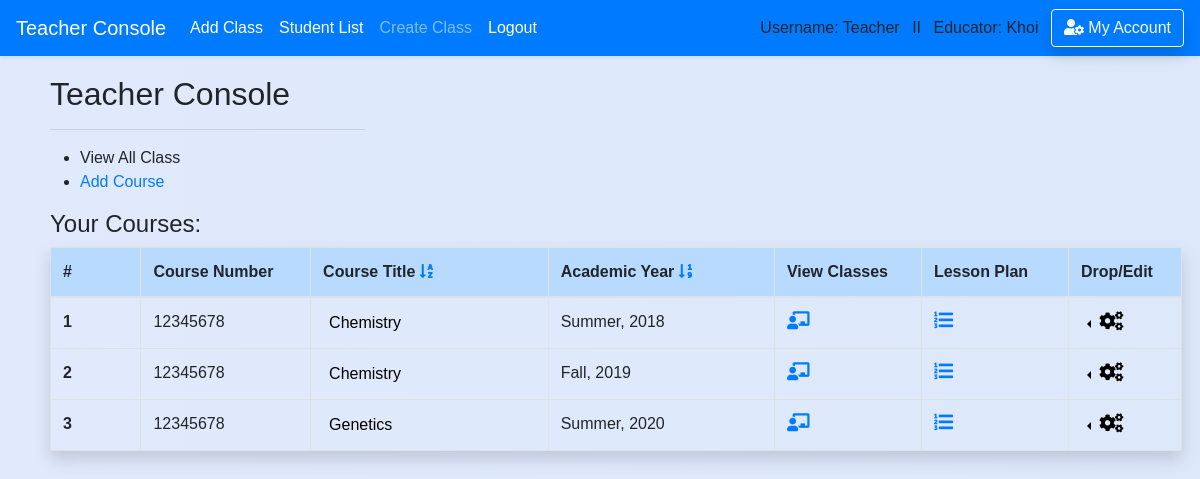
Before: /teacher/1/ (signed in) with the older database file.
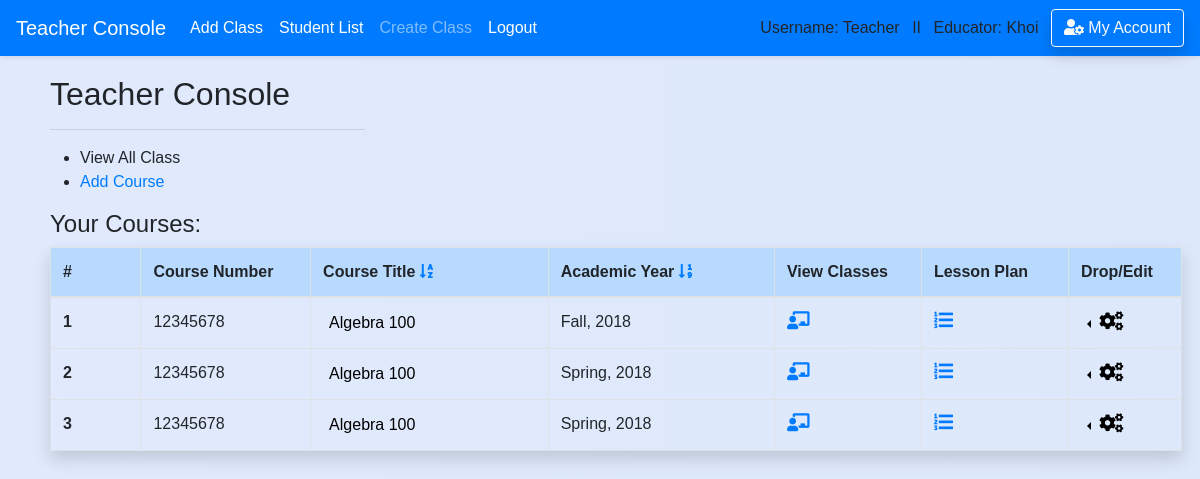
After: the same page with the newer database file.
### school_app/models.py (models this page shows)
class Course(models.Model):
    course_number = models.CharField(max_length=20,default='12345678')
    abbreviated_title = models.CharField(max_length=150,default='')
    course_title = models.CharField(max_length=250,default='') #,unique=True)
    maximum_credit = models.CharField(max_length=10,default='')
    semester = models.CharField(max_length=50,default='')
    year = models.CharField(max_length=4,default='')
    teacher_name = models.CharField(max_length=50,default='')
    description = models.CharField(max_length=450,default='')
    is_archive = models.BooleanField(default=False)
    department = models.ForeignKey('Department',blank=True, null=True, on_delete = models.SET_NULL, related_name='belong_in_department')
    teacher = models.ForeignKey('Teacher',blank=True, null=True, on_delete = models.SET_NULL, related_name='course_by_teacher')
    create_date = models.DateField(auto_now_add=True , blank=True,null=True,)

### school_app/views_logged.py (the view)
# urls.py: path('teacher',views_logged.teacher, name='teacher'),
def teacher(request,sort=None):
    if is_login(request) == False: # Check for login/ add message 'please login'
        return redirect('/login')
    if is_teacher(request) == False:
        return redirect('/')
    if sort ==1:# Below return a sorted list
        course_sorted = sorted(request.user.teacher.course_by_teacher.all(),key=attrgetter('year','semester'))
        return render(request,'teacher/teacher_homepage.html',{'course_sorted':course_sorted})
    course_sorted = sorted(request.user.teacher.course_by_teacher.filter(is_archive=False),key=attrgetter('course_title','semester','year'))
    return render(request,'teacher/teacher_homepage.html',{'course_sorted':course_sorted})

### school_app/views_functions.py (called while the page is built)
def is_login(request):
    if not request.user.is_authenticated:
        messages.warning(request, "Please Login or Create an Account.")
        return False
    return True

def is_teacher(request):
    if request.user.profile.is_teacher == False:
        messages.warning(request, "You don't have Instructor's Privilege!")
        return False
    return True

### school_app/templates/teacher/teacher_homepage.html (shortened to what this page needs)
{% extends 'base.html' %}
{% block content %}
<div class='content '>
        <h2 style='padding-left: 0px'>Teacher Console</h2>
        <hr style="text-align:left;margin-left:0;width:315px;height:0px;padding: 0px"/>
        <div class='row mr-2'>
          <div class='col-md-6'>
            <ul>
              <li>View All Class</li>
              <li><a href='/teacher/add_course'>Add Course</a></li>
            </ul>
          </div>
          <div class='col-md-6'>
          </div>
        </div>
        {% if request.user.teacher.course_by_teacher.all.count > 0 %}
          <h4>Your Courses:</h4>
          <div class="mr-2">
          <table class=" table  table-hover table-bordered shadow">
            <thead class='table-primary'>
            <tr>
              <th scope="col" style="width: 8%">#</th>
              <th scope="col" style="width: 15%">Course Number</th>
              <th scope="col">Course Title
                <a href='{% url "teacher" %}'><i class="fas fa-sort-alpha-down"></i></a></a>
              </th>
              <th scope="col" style="width: 20%">Academic Year
                <a href='{% url "teacher_sort" sort=1 %}'><i class="fas fa-sort-numeric-down"></i></a></a>
              </th>
              <th scope="col" style="width: 13%">View Classes</th>
              <th scope="col" style="width: 13%">Lesson Plan</th>
              <th scope="col" style="width: 10%">Drop/Edit</th>
            </tr>
            </thead>
            <tbody>
        {% for course in course_sorted %}
            <tr>
              <th scope="row">{{ forloop.counter }}</th>
              <td>{{ course.course_number }}</td>
              <td>
                <div class="dropright">
                <button style='border:none; background:none;cursor:pointer; cursor:hand;outline:none' type="button" id="" data-toggle="dropdown" aria-haspopup="true" aria-expanded="false">
                  {{ course.course_title }}
                </button>
                </div>
              </td>
              <td>{{ course.semester }}, {{ course.year }}</td>
              <td>
                <a href='{% url "classroom_view" course_id=course.id %}'><i class="fas fa-chalkboard-teacher"style='font-size:18px'></i></a></a>
              </td>
              <td>
                <a href='{% url "view_lesson_plan" course_id=course.id %}'><i class="fas fa-list-ol" style='font-size:19px'></i></a>
              </td>
              <td>
                <div class="dropleft">
                <button class='dropdown-toggle' style='border:none; background:none;cursor:pointer; cursor:hand;outline:none' type="button" id="" data-toggle="dropdown" aria-haspopup="true" aria-expanded="false">
                  <i class="fas fa-cogs " style='font-size:19px'></i>
                </button>
              </div>
              </td>
            </tr>
        {% endfor %}
            </tbody>
          </table>
          </div>
        {% endif %}
<br>
</div>
{% endblock %}

### school_app/templates/base.html (shortened to what this page needs)
<!doctype html>
<html>
    <head>
{% load static %}
        <link rel="stylesheet" type="text/css" href="{% static 'school_app/style.css' %}" />
        <link rel="stylesheet" href="https://stackpath.bootstrapcdn.com/bootstrap/4.1.0/css/bootstrap.min.css">
        <link rel="stylesheet" href="https://use.fontawesome.com/releases/v5.0.13/css/all.css">
    </head>
{% if request.user.profile.is_teacher %}
  <body class='body-teacher'>
{% else %}
  <body>
{% endif %}<header>
<nav class="navbar navbar-expand-lg navbar-dark bg-primary shadow-sm fixed-top">
    <a class="navbar-brand" href="/teacher">Teacher Console</a>
    <div class="navbar-collapse collapse show" id="navbarColor02" style="">
      <ul class="navbar-nav mr-auto">
        <li class="nav-item active">
          <a class="nav-link" href="/teacher/add_class">Add Class<span class="sr-only">(current)</span></a>
        </li>
        <li class="nav-item active">
          <a class="nav-link" href="/teacher/student_list">Student List<span class="sr-only">(current)</span></a>
        </li>
        <li class="nav-item">
          <a class="nav-link" href="/teacher/add_class">Create Class</a>
        </li>
        <li class="nav-item active">
          <a class="nav-link" href="{% url 'logout' %}">Logout</a>
        </li>
      </ul>
      {% if request.user.username %}
          Username: {{ request.user.username }} &ensp;II&ensp;
      {% endif %}
      {% if request.user.profile.is_teacher %}
          Educator: {{request.user.first_name}} &ensp;
      {% endif %}
      <a href='/account_management/' class='btn btn-outline-light shadow'>
         <i class="fas fa-user-cog"></i> My Account
      </a>
    </div>
  </nav>
    </header>
    <div class='' style='padding-top:45px'>
    {% block content %}
    {% endblock %}
    </div>
</body>
</html>

### school_app/static/school_app/style.css (style rules this page uses)
.body-teacher { font-family:sans-serif; background: linear-gradient(to right, #e0eafc, #cfdef3); background-size: 600% 100%; }
.content { padding-top: 30px; padding-left:50px; padding-right:10px; }

### school_app/templates/base.html (style rules this page uses)
form,h1,ul { padding-left: 30px; padding-right:20px; }

Changed rows visible on the page:
removed Course: course_number "12345678", course_title "Chemistry", semester "Summer", year "2018"
removed Course: course_number "12345678", course_title "Chemistry", semester "Fall", year "2019"
removed Course: course_number "12345678", course_title "Genetics", semester "Summer", year "2020"
added Course: course_number "12345678", course_title "Algebra 100", semester "Fall", year "2018"
added Course: course_number "12345678", course_title "Algebra 100", semester "Spring", year "2018"
added Course: course_number "12345678", course_title "Algebra 100", semester "Spring", year "2018"
